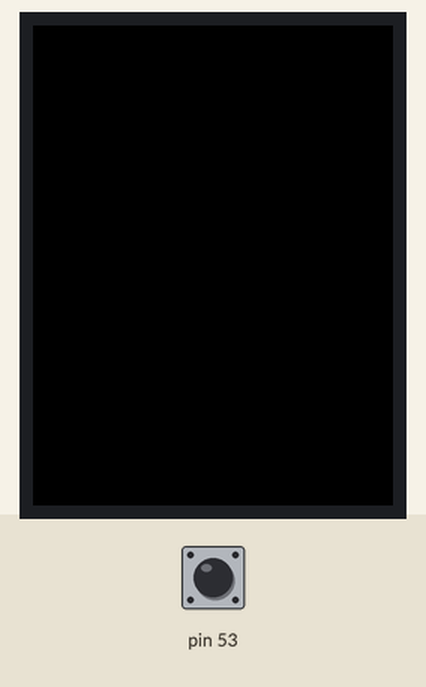
A sketch run on a simulated Arduino Uno, built with avr-gcc and run on an emulated ATmega328P. Shown: 240×320 colour display. The inputs (shaded band) are chosen by the test bench; at power-on: pin 53 LOW. What the sketch prints to the serial monitor is not drawn.

Above: at 1.2 s.
1.3 s: pin 53 pulsed HIGH 2 times (0.12 s each, 0.3 s apart)
At 2.5 s:
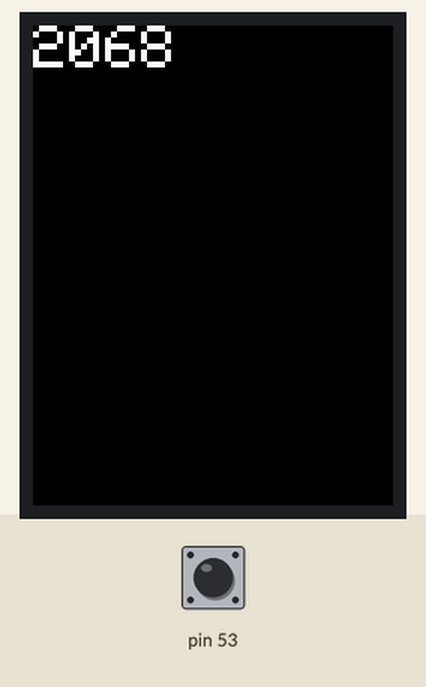
At 3.7 s:
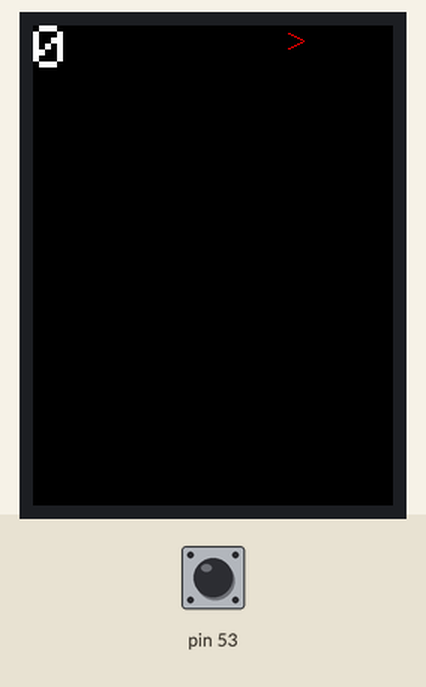
Timing chart, 0 to 5.2 s (numbered marks = the images above; inputs shaded):
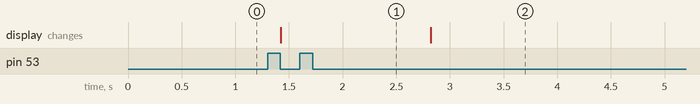

Measured:
- after the input at 1.3 s, the display: changes after 0.12 s (image 1)

The sketch:

TftAndUltrasonic.ino
```cpp
#include <stdint.h>
#include "Arduino.h"

#include <Adafruit_GFX.h>
#include <Adafruit_TFTLCD.h>
#include "Ultrasonic.h"
#include "Display.h"
// -------------------------

#define RangeSensorConnectionPort 53
#define MaxDistanceValue 400
// -------------------------

Ultrasonic * ultrasonic;
Display * displ;
// -------------------------

void setup()
{
    Serial.begin(9600);

    ultrasonic = new Ultrasonic(RangeSensorConnectionPort);
    displ = new Display(MaxDistanceValue);
}

void loop()
{
    long distance = ultrasonic->GetDistance();

    displ->Update(distance);

    delay(100);
}
```

Display.cpp
```cpp
#include "Arduino.h"
#include "Display.h"


Display::Display(unsigned int maxRangeValue) {
    _previousRange = 0;
    _range = 0;
    _maxRangeValue = maxRangeValue;

    _tft = new Adafruit_TFTLCD(LCD_CS, LCD_CD, LCD_WR, LCD_RD, LCD_RESET);

    Serial.println(F("TFT LCD test"));

    #ifdef USE_ADAFRUIT_SHIELD_PINOUT
        Serial.println(F("Using Adafruit 2.8\" TFT Arduino Shield Pinout"));
    #else
      Serial.println(F("Using Adafruit 2.8\" TFT Breakout Board Pinout"));
    #endif

    _tft->reset();

    uint16_t identifier = _tft->readID();
    if (identifier == 0x9325) {
        Serial.println(F("Found ILI9325 LCD driver"));
    } else if (identifier == 0x9328) {
        Serial.println(F("Found ILI9328 LCD driver"));
    } else if (identifier == 0x7575) {
        Serial.println(F("Found HX8347G LCD driver"));
    } else {
        Serial.print(F("Unknown LCD driver chip: "));
        Serial.println(identifier, HEX);
        return;
    }

    _tft->begin(identifier);

    DrawStaticDisplayElements();
}


// ------------------
Display::~Display() {
    delete this->_tft;
}


// ------------------
void Display::Update(long newRange) {
    if (this->_range != newRange) {
        this->_previousRange = this->_range;
        this->_range = newRange;

        UpdateText();
        UpdateGauge();
    }
}


// ------------------
void Display::UpdateText(void) {
    // Erase old value from screen
      _tft->setTextSize(this->TextSize);

    if (_previousRange >= 0)
    {
      _tft->setCursor(0,0);
      _tft->setTextColor(this->BackgroundColor);
      _tft->println(_previousRange);
    }

    // Print out new value
    _tft->setCursor(0, 0);
    _tft->setTextColor(this->TextColor);
    _tft->print(_range);
}


// ------------------
float Display::PixelsPerRangeUnit(void)
{
    return (float)(_tft->height() - this->GaugePaddingTopBottom * 2) / _maxRangeValue;
}


// ------------------
void Display::UpdateGauge(void) {
    unsigned int xStart = _tft->width() - this->GaugePaddingRight - this->GaugeMarksWidth * 3;
    unsigned int xEnd = _tft->width() - this->GaugePaddingRight - this->GaugeMarksWidth * 2;

    unsigned int yPosition;
    // erase previous marker
    if (_previousRange >= 0)
    {
       yPosition = (_previousRange * PixelsPerRangeUnit()) + this->GaugePaddingTopBottom;
       _tft->drawLine(xStart, yPosition - 5, xEnd, yPosition, this->BackgroundColor);
       _tft->drawLine(xStart, yPosition + 5, xEnd, yPosition, this->BackgroundColor);
    }

    // draw a new marker
     yPosition = (_range * PixelsPerRangeUnit()) + this->GaugePaddingTopBottom;
    _tft->drawLine(xStart, yPosition - 5, xEnd, yPosition, this->GaugeMarkerColor);
    _tft->drawLine(xStart, yPosition + 5, xEnd, yPosition, this->GaugeMarkerColor);
}


// ------------------
void Display::DrawStaticDisplayElements(void)
{
     // Clear screen
    _tft->fillScreen(this->BackgroundColor);

    // Distance Units
    _tft->setCursor(0, 0);
    _tft->setTextColor(this->TextColor);
    _tft->setTextSize(this->TextSize);
    _tft->println();
    _tft->println("cm");

    // Gauge
    unsigned int gaugeX = _tft->width() - this->GaugePaddingRight - this->GaugeMarksWidth;
    _tft->drawLine(gaugeX, this->GaugePaddingTopBottom, gaugeX, _tft->height() - this->GaugePaddingTopBottom, this->GaugeColor);

    // tick markings
    unsigned int stepSize = 40;// (_tft->height() - this->GaugePadding * 2) / CountOfGaugeMarks;

    for(unsigned int rangeValue = 0; rangeValue < _maxRangeValue; rangeValue += stepSize)
    {
        unsigned int xStart = _tft->width() - this->GaugePaddingRight - this->GaugeMarksWidth;
        unsigned int xEnd =   _tft->width() - this->GaugePaddingRight;
        unsigned int y = rangeValue * PixelsPerRangeUnit() + this->GaugePaddingTopBottom;
        _tft->drawLine(xStart, y, xEnd, y, this->GaugeColor);

        // label
        _tft->setTextSize(1);
        _tft->setCursor(xEnd + this->GaugeMarksWidth, y - 4);
        _tft->print(rangeValue);
    }
}
```

Display.h
```cpp
#ifndef _DISPLAY_H
#define _DISPLAY_H
//----------------
#include "Arduino.h"
#include <Adafruit_TFTLCD.h>

// lcd configuration
#define LCD_CS A3
#define LCD_CD A2
#define LCD_WR A1
#define LCD_RD A0
#define LCD_RESET A4

// Assign human-readable names to some common 16-bit color values:
#define	BLACK   0x0000
#define	BLUE    0x001F
#define	RED     0xF800
#define	GREEN   0x07E0
#define CYAN    0x07FF
#define MAGENTA 0xF81F
#define YELLOW  0xFFE0
#define WHITE   0xFFFF

class Display
{
    public:
        Display(unsigned int maxRangeValue);
        ~Display();

        void Update(long newRange);

    private:
        void UpdateGauge(void);
        void UpdateText(void);
        void DrawStaticDisplayElements(void);
        float PixelsPerRangeUnit(void);

        long _range;
        long _previousRange;
        unsigned int _maxRangeValue;

        Adafruit_TFTLCD *_tft;

        static const uint16_t BackgroundColor = BLACK;
        static const uint16_t TextColor = WHITE;
        static const uint16_t GaugeColor = BLUE;
        static const uint16_t GaugeMarkerColor = RED;

        static const uint8_t TextSize = 4;
        static const uint8_t CountOfGaugeMarks = 10;
        static const uint8_t GaugePaddingTopBottom = 10;
        static const uint8_t GaugePaddingRight = 40;
        static const uint8_t GaugeMarksWidth = 10;
};

#endif
```

Ultrasonic.cpp
```cpp
#include "Arduino.h"
#include "Ultrasonic.h"

Ultrasonic::Ultrasonic(int pin)
{
	_pin = pin;
}

long Ultrasonic::GetDistance(void)
{
    pinMode(_pin, OUTPUT);
    digitalWrite(_pin, LOW);
    delayMicroseconds(2);
    digitalWrite(_pin, HIGH);
    delayMicroseconds(5);
    digitalWrite(_pin, LOW);
    pinMode(_pin, INPUT);

    long duration = pulseIn(_pin, HIGH);
    return duration/29/2;
}
```

Ultrasonic.h
```cpp
#ifndef _ULTRASONIC_H
#define _ULTRASONIC_H

class Ultrasonic
{
    public:
        Ultrasonic(int pin);
        long GetDistance(void);

    private:
        int _pin;
};

#endif
```
